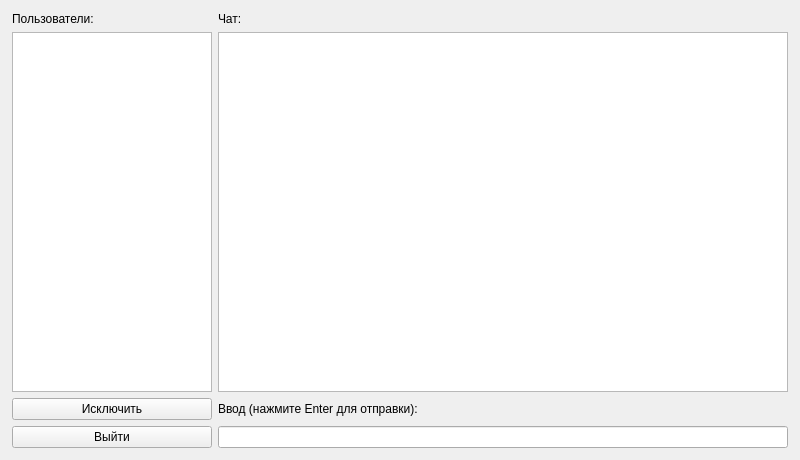
<?xml version="1.0" encoding="UTF-8"?>
<ui version="4.0">
 <class>MainWindow</class>
 <widget class="QMainWindow" name="MainWindow">
  <property name="geometry">
   <rect>
    <x>0</x>
    <y>0</y>
    <width>800</width>
    <height>460</height>
   </rect>
  </property>
  <property name="windowTitle">
   <string>lanchat</string>
  </property>
  <widget class="QWidget" name="centralwidget">
   <layout class="QGridLayout" name="gridLayout_2">
    <property name="leftMargin">
     <number>12</number>
    </property>
    <property name="topMargin">
     <number>12</number>
    </property>
    <property name="rightMargin">
     <number>12</number>
    </property>
    <property name="bottomMargin">
     <number>12</number>
    </property>
    <item row="2" column="0">
     <widget class="QPushButton" name="pushButton">
      <property name="text">
       <string>Исключить</string>
      </property>
     </widget>
    </item>
    <item row="3" column="1">
     <widget class="QLineEdit" name="lineEdit">
      <property name="minimumSize">
       <size>
        <width>0</width>
        <height>0</height>
       </size>
      </property>
     </widget>
    </item>
    <item row="3" column="0">
     <widget class="QPushButton" name="pushButton_2">
      <property name="text">
       <string>Выйти</string>
      </property>
     </widget>
    </item>
    <item row="1" column="1">
     <widget class="QListWidget" name="listWidget_chat"/>
    </item>
    <item row="0" column="1">
     <widget class="QLabel" name="label_2">
      <property name="text">
       <string>Чат:</string>
      </property>
     </widget>
    </item>
    <item row="0" column="0">
     <widget class="QLabel" name="label">
      <property name="text">
       <string>Пользователи:</string>
      </property>
     </widget>
    </item>
    <item row="2" column="1">
     <widget class="QLabel" name="label_3">
      <property name="text">
       <string>Ввод (нажмите Enter для отправки):</string>
      </property>
     </widget>
    </item>
    <item row="1" column="0">
     <widget class="QListWidget" name="listWidget_users">
      <property name="maximumSize">
       <size>
        <width>200</width>
        <height>16777215</height>
       </size>
      </property>
     </widget>
    </item>
   </layout>
  </widget>
 </widget>
 <resources/>
 <connections/>
</ui>
